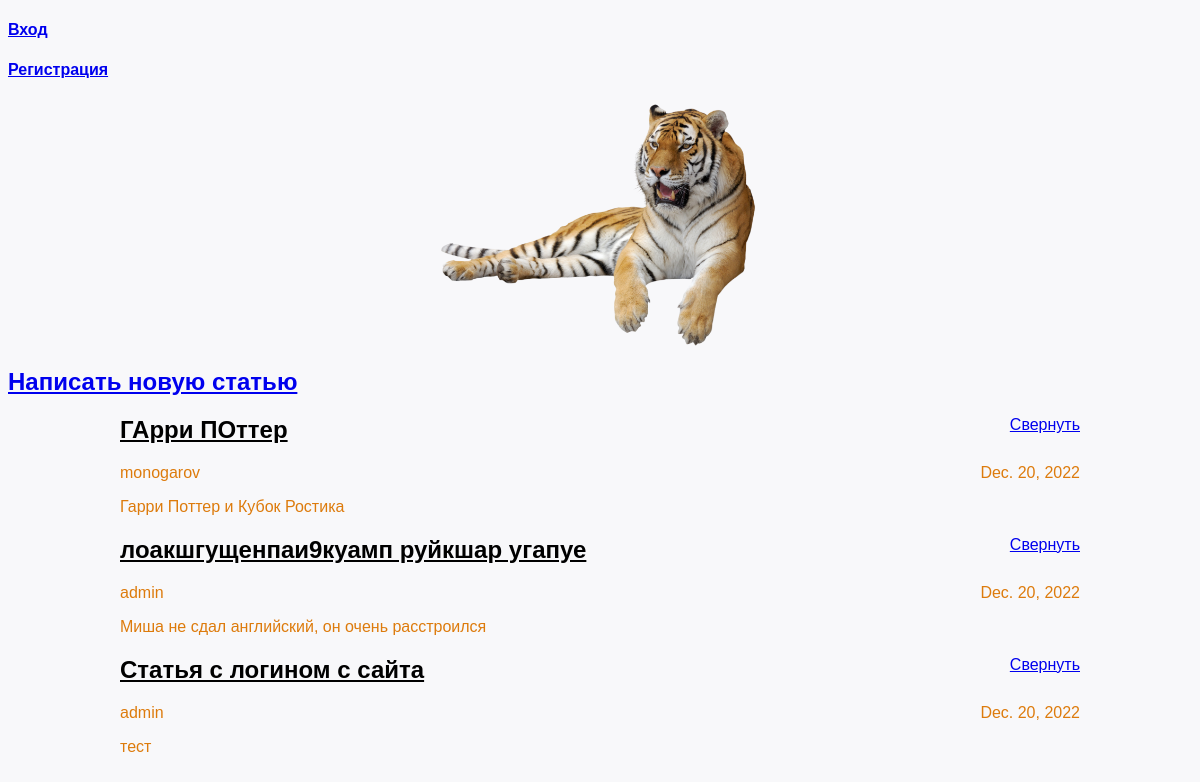
The page / on the database its author committed.
### articles/models.py (models this page shows, shortened)
class Article(models.Model):
	title = models.CharField(max_length=200)
	author = models.ForeignKey(User, on_delete=models.CASCADE)
	text = models.TextField()
	created_date = models.DateField(auto_now_add=True)
	def get_excerpt (self):
		return self.text[:140] + "..." if len(self.text) > 140 else self.text

### articles/views.py (the view)
# urls.py: path('', views.archive,name="home"),
def archive(request):
    return render(request, 'archive.html', {"posts": Article.objects.all()})

### articles/templates/archive.html (shortened to what this page needs)
<!DOCTYPE html>
<head>
<link rel="stylesheet" href="{{ STATIC_URL }}/static/css/article.css">
</head>
<body>
    <div>
        <a href="/sign-in">
        <h4 class="sign-in">Вход</h4>
        <a href="/sign-up">
        <h4 class="sign-up">Регистрация</h4>
    </div>
    <div class="header">
        {% load static %}
        <a href="/">
        <img src="{% static '/img/logo.png'%}" />
    </div>
    <div>
    <a href="/article/new">
    <h2 class="new-article">Написать новую статью</h2>
    </div>
   <div class="archive">
            {% for post in posts %}
            <div class="one-post">
                <a href="#" class="fold-button" style="float: right">Cвернуть</a>
                <a href="/article/{{ post.id }}">
                <h2 class="post-title">{{ post.title }}
                </a>
                <div class="article-info">
                    <div class="article-author">{{ post.author.username }}
                    </div>
                    <div class="article-created-date">{{ post.created_date }}
                    </div>
                </div>
                <p class="article-text">{{ post.get_excerpt }}</p>
            </div>
            {% endfor %}
        </div>
</body>

### articles/static/css/article.css (style rules this page uses)
body { background: #f8f8fa; font-family: Tahoma, Arial, sans-serif; color: #dd7b0c; }
.header img { display: block; width: 318px; margin-left: auto; margin-right: auto; }
.archive { width: 960px; margin-left: auto; margin-right: auto; }
.post-title a { color: #000000; }
.article-author { width: 50%; float: left; }
.article-created-date { text-align: right; }

### rows shown on the page
Article: title "ГАрри ПОттер", author.username "monogarov", created_date "Dec. 20, 2022", get_excerpt "Гарри Поттер и Кубок Ростика"
Article: title "лоакшгущенпаи9куамп руйкшар угапуе", author.username "admin", created_date "Dec. 20, 2022", get_excerpt "Миша не сдал английский, он очень расстроился"
Article: title "Статья с логином с сайта", author.username "admin", created_date "Dec. 20, 2022", get_excerpt "тест"
